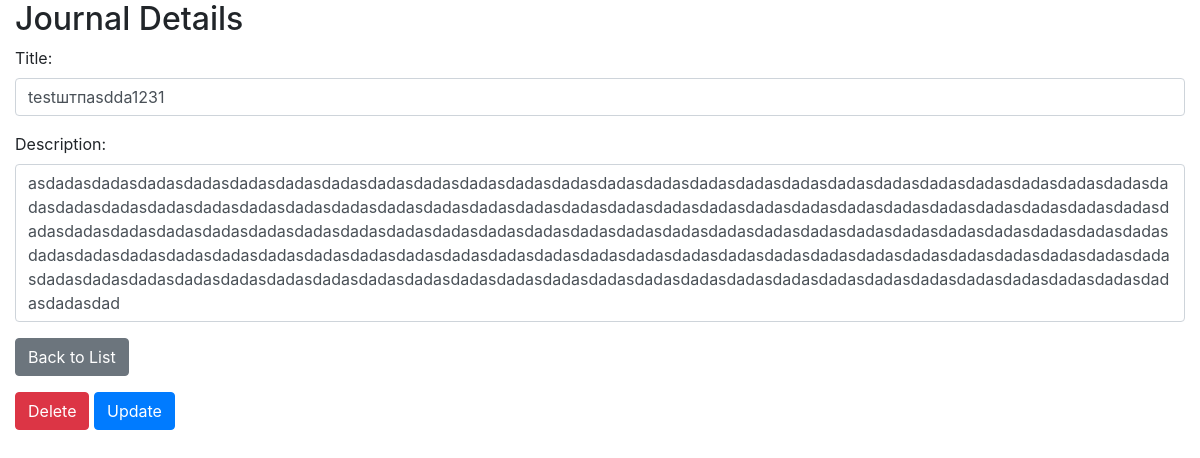
Screenshot of /journal/journaldetail/2 with the database file from the repository.
### journal/models.py (models this page shows, shortened)
class Journal(models.Model):
    title = models.CharField(max_length=100, blank=False)
    description = models.TextField()
    date_created = models.DateTimeField(auto_now_add=True)
    class Meta:
        ordering = ['date_created']

### journal/views.py (the view)
# urls.py: path('journal/journaldetail/<pk>', views.JournalDetailView.as_view(), name="journaldetail"),
class JournalDetailView(DetailView):
    model = Journal
    template_name = 'journal/journal_detail.html'
    context_object_name = 'journal'

### journal/templates/journal/journal_detail.html (shortened to what this page needs)
{% extends "journal/base.html" %}
{% block content %}
<h2>Journal Details</h2>
<form method="post">
   <div class="form-group">
      <label for="title">Title:</label>
      <p id="title" class="form-control">{{ journal.title }}</p>
      <label for="description">Description:</label>
      <p id="description" class="form-control" style="word-wrap: break-word; overflow-wrap: break-word; white-space: pre-wrap; height: fit-content;">{{ journal.description }}</p>
      <a href="{% url 'journallist' %}" class="btn btn-secondary">Back to List</a>
   </div>
</form>
<a href="{% url 'deletejournal' journal.id %}"><button class="btn btn-danger" >Delete</button></a>
<a href="{% url 'updatejournal' journal.id %}"><button class="btn btn-primary" >Update</button></a>
{% endblock %}

### rows the page displays
Journal: title "testштпasdda1231", description "asdadasdadasdadasdadasdadasdadasdadasdadasdadasdadasdadasdadasdadasdadasdadasdadasdadasdadasdadasdadasdadasdadasdadasdadasdadasdadasdadasdadasdadasdadasdadasdadasdadasdadasdadasdadasdadasdadasdadasdadasdadasdadasdadasdadasdadasdadasdadasdadasdadasdadasdadasdadasdadasdadasdadasdadasdadasdadasdadasdadasdadasdadasdadasdadasdadasdadasdadasdadasdadasdadasdadasdadasdadasdadasdadasdadasdadasdadasdadasdadasdadasdadasdadasdadasdadasdadasdadasdadasdadasdadasdadasdadasdadasdadasdadasdadasdadasdadasdadasdadasdadasdadasdadasdadasdadasdadasdadasdadasdadasdadasdadasdadasdadasdadasdadasdadasdadasdadasdadasdadasdadasdadasdadasdadasdadasdad"
